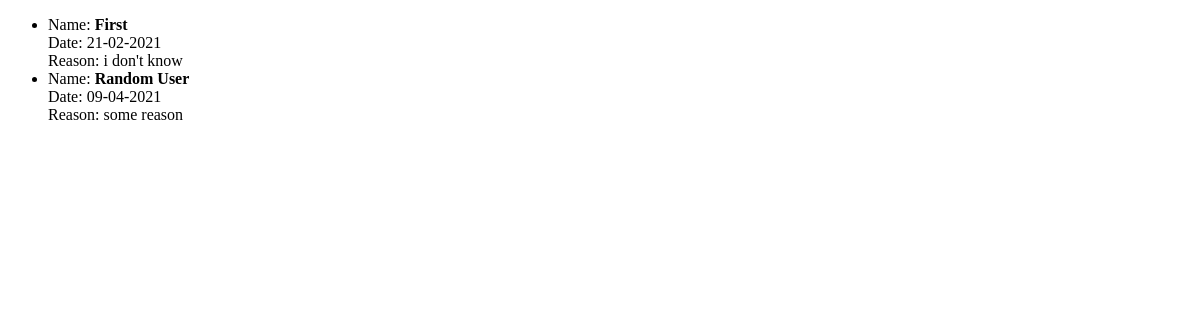
Before: / with the older database file.
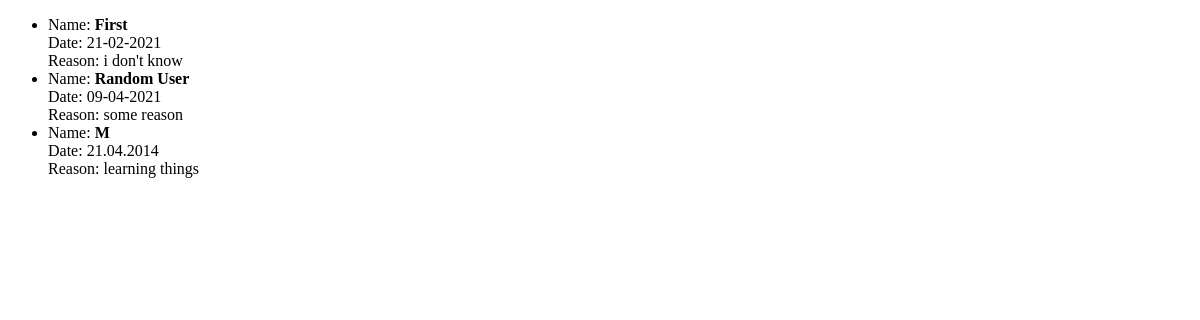
After: the same page with the newer database file.
### visit/models.py (models this page shows)
class Visit(models.Model):
    name = models.CharField(max_length=125)
    date = models.CharField(max_length=10)
    reason = models.CharField(max_length=125)

### visit/views.py (the view)
# urls.py: path('', visit.views.index),
def index(request):
    visits = Visit.objects.all()
    context = {
        'visits': visits
    }
    return render(
        template_name='index.html',
        request=request,
        context=context,
    )

### visit/templates/index.html (shortened to what this page needs)
<!DOCTYPE html>
<html lang="en">
<head>
</head>
<body>
    <ul>
        {% for visit in visits %}
        <li>
            Name: <strong>{{ visit.name }}</strong> <br>
            Date: {{ visit.date }} <br>
            Reason: {{ visit.reason }}
        </li>
        {% endfor %}
    </ul>
</body>
</html>

Changed rows visible on the page:
added Visit: name "M", date "21.04.2014", reason "learning things"
